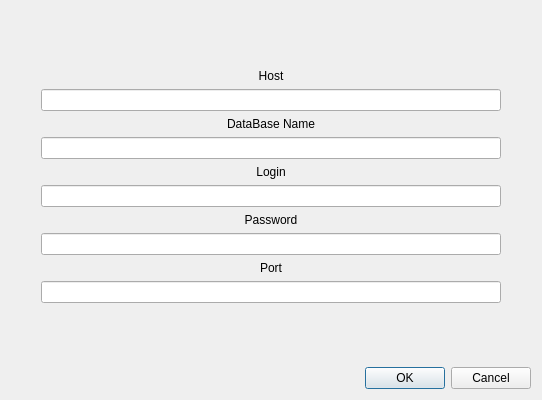
<?xml version="1.0" encoding="UTF-8"?>
<ui version="4.0">
 <class>Dialog</class>
 <widget class="QDialog" name="Dialog">
  <property name="geometry">
   <rect>
    <x>0</x>
    <y>0</y>
    <width>542</width>
    <height>400</height>
   </rect>
  </property>
  <property name="windowTitle">
   <string>Dialog</string>
  </property>
  <layout class="QVBoxLayout" name="verticalLayout_2">
   <item>
    <layout class="QVBoxLayout" name="verticalLayout">
     <property name="leftMargin">
      <number>30</number>
     </property>
     <property name="rightMargin">
      <number>30</number>
     </property>
     <item>
      <spacer name="verticalSpacer_2">
       <property name="orientation">
        <enum>Qt::Vertical</enum>
       </property>
       <property name="sizeHint" stdset="0">
        <size>
         <width>20</width>
         <height>40</height>
        </size>
       </property>
      </spacer>
     </item>
     <item>
      <widget class="QLabel" name="HostLabel">
       <property name="frameShadow">
        <enum>QFrame::Sunken</enum>
       </property>
       <property name="text">
        <string>Host</string>
       </property>
       <property name="scaledContents">
        <bool>false</bool>
       </property>
       <property name="alignment">
        <set>Qt::AlignCenter</set>
       </property>
      </widget>
     </item>
     <item>
      <widget class="QLineEdit" name="HostLine">
       <property name="alignment">
        <set>Qt::AlignCenter</set>
       </property>
      </widget>
     </item>
     <item>
      <widget class="QLabel" name="DBLabel">
       <property name="text">
        <string>DataBase Name</string>
       </property>
       <property name="alignment">
        <set>Qt::AlignCenter</set>
       </property>
      </widget>
     </item>
     <item>
      <widget class="QLineEdit" name="DBLine">
       <property name="alignment">
        <set>Qt::AlignCenter</set>
       </property>
      </widget>
     </item>
     <item>
      <widget class="QLabel" name="LoginLabel">
       <property name="text">
        <string>Login</string>
       </property>
       <property name="alignment">
        <set>Qt::AlignCenter</set>
       </property>
      </widget>
     </item>
     <item>
      <widget class="QLineEdit" name="LoginLine">
       <property name="alignment">
        <set>Qt::AlignCenter</set>
       </property>
      </widget>
     </item>
     <item>
      <widget class="QLabel" name="PasswordLabel">
       <property name="text">
        <string>Password</string>
       </property>
       <property name="alignment">
        <set>Qt::AlignCenter</set>
       </property>
      </widget>
     </item>
     <item>
      <widget class="QLineEdit" name="PasswordLine">
       <property name="alignment">
        <set>Qt::AlignCenter</set>
       </property>
      </widget>
     </item>
     <item>
      <widget class="QLabel" name="PortLabel">
       <property name="text">
        <string>Port</string>
       </property>
       <property name="alignment">
        <set>Qt::AlignCenter</set>
       </property>
      </widget>
     </item>
     <item>
      <widget class="QLineEdit" name="PortLine">
       <property name="alignment">
        <set>Qt::AlignCenter</set>
       </property>
      </widget>
     </item>
     <item>
      <spacer name="verticalSpacer">
       <property name="orientation">
        <enum>Qt::Vertical</enum>
       </property>
       <property name="sizeHint" stdset="0">
        <size>
         <width>20</width>
         <height>40</height>
        </size>
       </property>
      </spacer>
     </item>
    </layout>
   </item>
   <item>
    <widget class="QDialogButtonBox" name="buttonBox">
     <property name="orientation">
      <enum>Qt::Horizontal</enum>
     </property>
     <property name="standardButtons">
      <set>QDialogButtonBox::Cancel|QDialogButtonBox::Ok</set>
     </property>
    </widget>
   </item>
  </layout>
 </widget>
 <resources/>
 <connections>
  <connection>
   <sender>buttonBox</sender>
   <signal>accepted()</signal>
   <receiver>Dialog</receiver>
   <slot>accept()</slot>
   <hints>
    <hint type="sourcelabel">
     <x>248</x>
     <y>254</y>
    </hint>
    <hint type="destinationlabel">
     <x>157</x>
     <y>274</y>
    </hint>
   </hints>
  </connection>
  <connection>
   <sender>buttonBox</sender>
   <signal>rejected()</signal>
   <receiver>Dialog</receiver>
   <slot>reject()</slot>
   <hints>
    <hint type="sourcelabel">
     <x>316</x>
     <y>260</y>
    </hint>
    <hint type="destinationlabel">
     <x>286</x>
     <y>274</y>
    </hint>
   </hints>
  </connection>
 </connections>
</ui>
